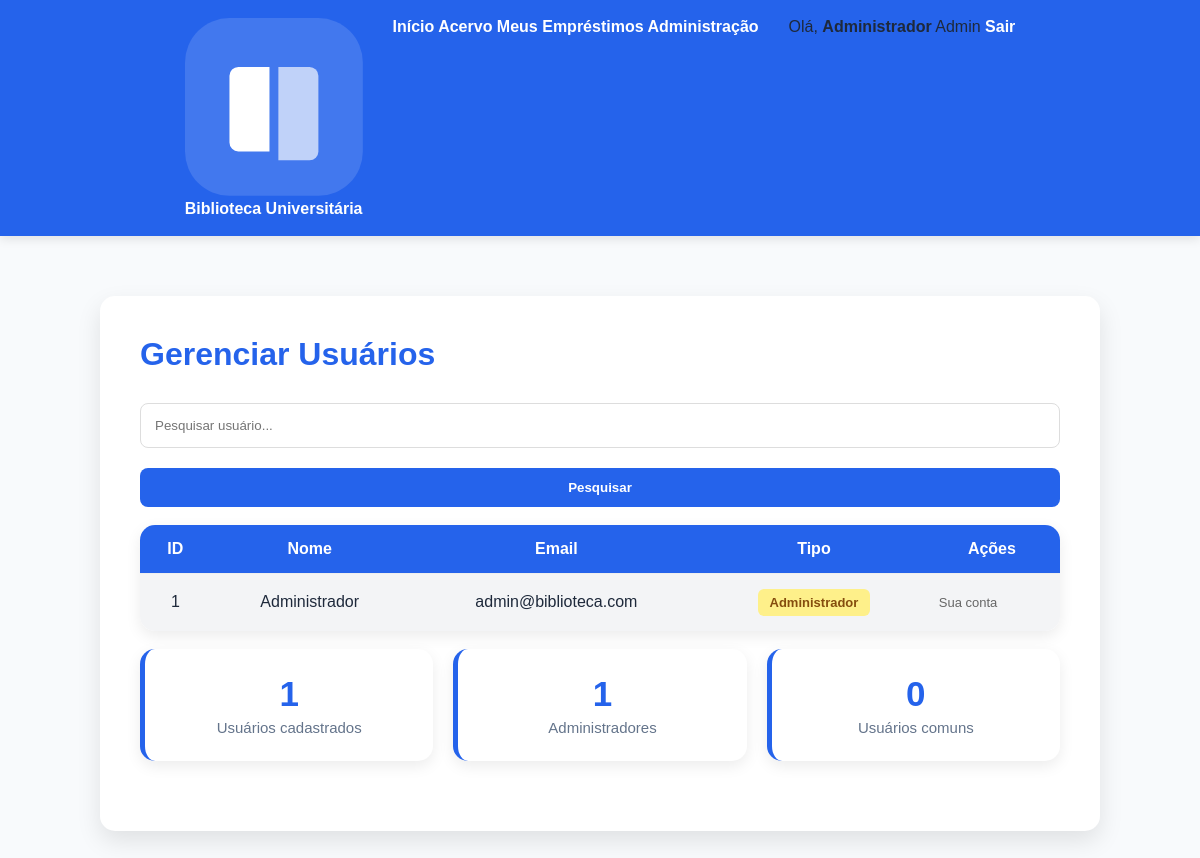
/usuarios.php (signed in), run on the app's committed database.
### tables this page shows
CREATE TABLE usuarios (
    id INT AUTO_INCREMENT PRIMARY KEY,
    nome VARCHAR(100) NOT NULL,
    matricula VARCHAR(30) NOT NULL UNIQUE,
    email VARCHAR(100),
    senha VARCHAR(255) NOT NULL,
    tipo ENUM('usuario','admin') DEFAULT 'usuario',
    criado_em TIMESTAMP DEFAULT CURRENT_TIMESTAMP
);

### auth.php (called while the page is built, shortened)
<?php
require_once "conexao.php";
function usuarioLogado()
{
    return isset($_SESSION["usuario_id"]);
}
function usuarioAtual()
{
    global $pdo;
    $sql = $pdo->prepare("
        SELECT *
        FROM usuarios
        WHERE id = ?
    ");
    $sql->execute([$_SESSION["usuario_id"]]);
    return $sql->fetch();
}
function ehAdmin()
{
    $usuario = usuarioAtual();
    return $usuario && $usuario["tipo"] === "admin";
}
function requerAdmin()
{
    if (!ehAdmin()) {
        header("Location: index.php");
        exit;
    }
}
?>

### usuarios.php (the view, shortened to what this page needs)
<?php
require_once "auth.php";
requerAdmin();
$pesquisa = "";
if ($pesquisa != "") {
    $like = "%".$pesquisa."%";
    $sql = $pdo->prepare("
        SELECT *
        FROM usuarios
        WHERE
            nome LIKE ?
            OR email LIKE ?
        ORDER BY nome
    ");
    $sql->execute([
        $like,
        $like
    ]);
    $usuarios = $sql->fetchAll();
} else {
    $usuarios = $pdo->query("
        SELECT *
        FROM usuarios
        ORDER BY nome
    ")->fetchAll();
}
include "includes/menu.php";
?>
<div class="container">
<h1>Gerenciar Usuários</h1>
<form method="GET">
<input
type="text"
name="pesquisa"
placeholder="Pesquisar usuário..."
value="<?= htmlspecialchars($pesquisa) ?>">
<button class="btn btn-primary">
Pesquisar
</button>
</form>
<br>
<table>
<tr>
<th>ID</th>
<th>Nome</th>
<th>Email</th>
<th>Tipo</th>
<th>Ações</th>
</tr>
<?php foreach ($usuarios as $usuario): ?>
<tr>
    <td><?= $usuario["id"] ?></td>
    <td><?= htmlspecialchars($usuario["nome"]) ?></td>
    <td><?= htmlspecialchars($usuario["email"]) ?></td>
    <td>
        <?php if ($usuario["tipo"] == "admin"): ?>
            <span class="tag tag-warning">Administrador</span>
        <?php else: ?>
            <span class="tag tag-info">Usuário</span>
        <?php endif; ?>
    </td>
    <td>
        <div style="display:flex;gap:8px;flex-wrap:wrap;">
            <?php if ($usuario["id"] != usuarioAtual()["id"]): ?>
                <form method="POST">
                    <input
                        type="hidden"
                        name="id"
                        value="<?= $usuario["id"] ?>">
                    <input
                        type="hidden"
                        name="tipo"
                        value="<?= $usuario["tipo"] == "admin" ? "usuario" : "admin" ?>">
                    <button
                        type="submit"
                        name="alterar_tipo"
                        class="btn btn-warning">
                        <?= $usuario["tipo"] == "admin"
                            ? "Remover Admin"
                            : "Tornar Admin" ?>
                    </button>
                </form>
                <form
                    method="POST"
                    onsubmit="return confirm('Deseja excluir este usuário?');">
                    <input
                        type="hidden"
                        name="id"
                        value="<?= $usuario["id"] ?>">
                    <button
                        type="submit"
                        name="excluir"
                        class="btn btn-danger">
                        Excluir
                    </button>
                </form>
            <?php else: ?>
                <span style="color:#666;font-size:13px;">
                    Sua conta
                </span>
            <?php endif; ?>
        </div>
    </td>
</tr>
<?php endforeach; ?>
</table>
<br>
<div class="stats-grid">
    <div class="stat-card">
        <div class="stat-info">
            <div class="stat-num">
                <?= count($usuarios) ?>
            </div>
            <div class="stat-label">
                Usuários cadastrados
            </div>
        </div>
    </div>
    <div class="stat-card">
        <div class="stat-info">
            <div class="stat-num">
                <?php
                $admins = 0;
                foreach ($usuarios as $u) {
                    if ($u["tipo"] == "admin") {
                        $admins++;
                    }
                }
                echo $admins;
                ?>
            </div>
            <div class="stat-label">
                Administradores
            </div>
        </div>
    </div>
    <div class="stat-card">
        <div class="stat-info">
            <div class="stat-num">
                <?= count($usuarios) - $admins ?>
            </div>
            <div class="stat-label">
                Usuários comuns
            </div>
        </div>
    </div>
</div>
</div>
</body>
</html>

### includes/menu.php (shortened to what this page needs)
<?php
require_once __DIR__ . '/../auth.php';
$base = (strpos($_SERVER['PHP_SELF'], '/admin/') !== false) ? '../' : '';
$usuario = usuarioAtual();
?>
<!DOCTYPE html>
<html lang="pt-BR">
<head>
<link rel="stylesheet" href="<?= $base ?>css/style.css">
</head>
<body>
<nav class="navbar">
    <a href="<?= $base ?>index.php" class="navbar-brand">
        <div class="logo-icon">
            <svg viewBox="0 0 40 40" fill="none">
                <rect width="40" height="40" rx="10" fill="#ffffff22"/>
                <path d="M10 30V13a2 2 0 012-2h7v19H12a2 2 0 01-2-2z" fill="#fff"/>
                <path d="M21 11h7a2 2 0 012 2v17a2 2 0 01-2 2h-7V11z" fill="#ffffffaa"/>
            </svg>
        </div>
        <span class="logo-text">
            Biblioteca
            <span class="logo-sub">Universitária</span>
        </span>
    </a>
    <div class="navbar-links">
        <a href="<?= $base ?>index.php"
           class="nav-link <?= basename($_SERVER['PHP_SELF'])=='index.php' ? 'active':'' ?>">
            Início
        </a>
        <a href="<?= $base ?>acervo.php"
           class="nav-link <?= basename($_SERVER['PHP_SELF'])=='acervo.php' ? 'active':'' ?>">
            Acervo
        </a>
        <?php if(usuarioLogado()): ?>
            <a href="<?= $base ?>emprestimos.php"
               class="nav-link <?= basename($_SERVER['PHP_SELF'])=='emprestimos.php' ? 'active':'' ?>">
                Meus Empréstimos
            </a>
        <?php endif; ?>
        <?php if(ehAdmin()): ?>
            <a href="<?= $base ?>admin.php"
               class="nav-link <?= basename($_SERVER['PHP_SELF'])=='admin.php' ? 'active':'' ?>">
                Administração
            </a>
        <?php endif; ?>
    </div>
    <div class="navbar-user">
        <?php if(usuarioLogado()): ?>
            <span class="user-greeting">
                Olá,
                <strong><?= htmlspecialchars($usuario["nome"]) ?></strong>
            </span>
            <?php if(ehAdmin()): ?>
                <span class="badge-admin">
                    Admin
                </span>
            <?php endif; ?>
            <a href="<?= $base ?>logout.php" class="btn-logout">
                Sair
            </a>
        <?php else: ?>
            <a href="<?= $base ?>login.php" class="btn-entrar">
                Entrar
            </a>
        <?php endif; ?>
    </div>
</nav>

### css/style.css (style rules this page uses)
* { margin: 0; padding: 0; box-sizing: border-box; font-family: 'Poppins', sans-serif; }
body { background: #F8FAFC; color: #1E293B; }
nav { background: #2563EB; padding: 18px; display: flex; justify-content: center; gap: 30px; box-shadow: 0 3px 10px rgba(0,0,0,.1); }
nav a { color: white; text-decoration: none; font-weight: 600; transition: .3s; }
.container { max-width: 1000px; margin: 60px auto; background: white; padding: 40px; border-radius: 15px; box-shadow: 0 10px 25px rgba(0,0,0,.1); }
h1, h2, .page-title { color: #2563EB; margin-bottom: 20px; }
input, select { width: 100%; padding: 14px; margin: 10px 0 20px 0; border: 1px solid #ddd; border-radius: 8px; outline: none; }
button, .btn { display: inline-block; padding: 12px 20px; border: none; border-radius: 8px; font-weight: 600; text-decoration: none; cursor: pointer; transition: .3s; text-align: center; }
.btn-primary, button[type="submit"] { background: #2563EB; color: white; width: 100%; }
table { width: 100%; border-collapse: collapse; background: white; border-radius: 15px; overflow: hidden; box-shadow: 0 5px 15px rgba(0,0,0,.08); }
th { background: #2563EB; color: white; }
th, td { padding: 15px; text-align: center; border-bottom: 1px solid #eee; }
tr:last-child td { border-bottom: none; }
tr:nth-child(even) { background: #f3f4f6; }
.stats-grid { display: grid; grid-template-columns: repeat(auto-fit, minmax(220px, 1fr)); gap: 20px; margin-bottom: 30px; }
.stat-card { background: white; padding: 25px; border-radius: 15px; box-shadow: 0 5px 15px rgba(0,0,0,.08); border-left: 5px solid #2563EB; text-align: center; }
.stat-num { font-size: 35px; color: #2563EB; font-weight: bold; }
.stat-label { font-size: 15px; color: #64748b; margin-top: 5px; }
.tag { padding: 6px 12px; border-radius: 6px; font-size: 13px; font-weight: bold; display: inline-block; }
.tag-warning { background: #fef08a; color: #854d0e; }

### data on the page
usuarios: nome "Administrador", id "1", email "admin@biblioteca.com", tipo "Administrador", shows "Sua conta"

### other printed values
count($usuarios) "1"
$admins "1"
count($usuarios) - $admins "0"
